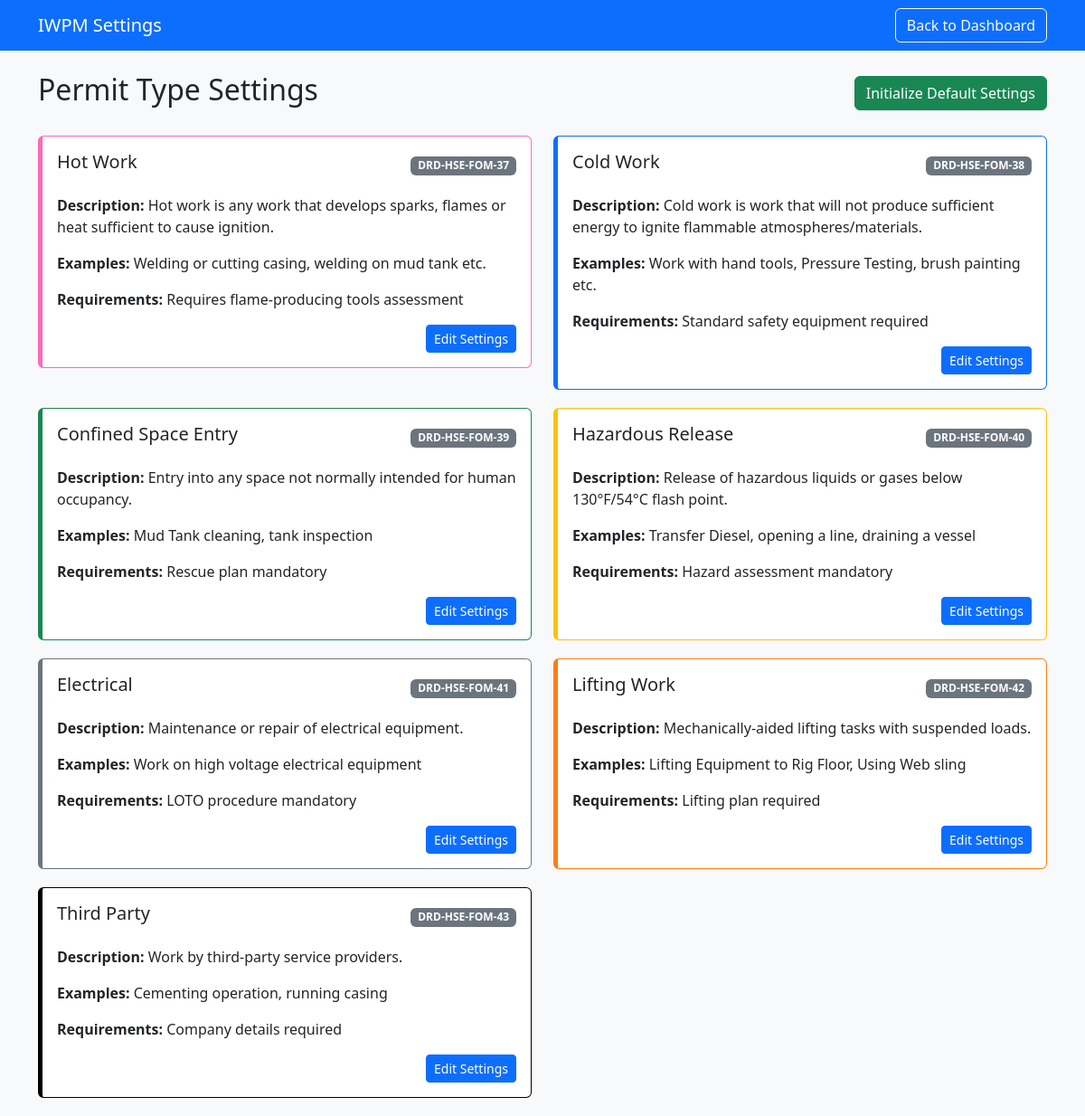
/settings (signed in), run on the app's committed database.
### main.py (models this page shows)
class Settings(db.Model):
    id = db.Column(db.Integer, primary_key=True)
    permit_type = db.Column(db.String(100), unique=True)
    form_number = db.Column(db.String(50))
    color_code = db.Column(db.String(20))
    description = db.Column(db.Text)
    examples = db.Column(db.Text)
    requirements = db.Column(db.Text)

### main.py (the view)
@app.route('/settings')
@login_required
def settings():
    if current_user.role != 'admin':
        flash('Access denied.', 'danger')
        return redirect(url_for('dashboard'))
    permit_types = Settings.query.all()  # Changed from settings to Settings
    users = User.query.all()  # Added for user management
    return render_template('settings.html', permit_types=permit_types, users=users)

### main.py (called while the page is built)
@login_manager.user_loader
def load_user(user_id):
    return User.query.get(int(user_id))

### templates/settings.html (shortened to what this page needs)
<!DOCTYPE html>
<html lang="en">
<head>
    <link href="https://cdn.jsdelivr.net/npm/bootstrap@5.3.0/dist/css/bootstrap.min.css" rel="stylesheet">
</head>
<body class="bg-light">
    <nav class="navbar navbar-dark bg-primary">
        <div class="container">
            <a class="navbar-brand" href="{{ url_for('dashboard') }}">IWPM Settings</a>
            <div>
                <a href="{{ url_for('dashboard') }}" class="btn btn-outline-light">Back to Dashboard</a>
            </div>
        </div>
    </nav>
    <div class="container mt-4">
        <div class="d-flex justify-content-between align-items-center mb-4">
            <h2>Permit Type Settings</h2>
            <a href="{{ url_for('initialize_settings') }}" class="btn btn-success">Initialize Default Settings</a>
        </div>
        <div class="row">
            {% for setting in permit_types %}
            <div class="col-md-6">
                <div class="card permit-card {{ setting.color_code }}">
                    <div class="card-body">
                        <div class="d-flex justify-content-between align-items-center mb-3">
                            <h5 class="card-title">{{ setting.permit_type }}</h5>
                            <span class="badge bg-secondary">{{ setting.form_number }}</span>
                        </div>
                        <p><strong>Description:</strong> {{ setting.description }}</p>
                        <p><strong>Examples:</strong> {{ setting.examples }}</p>
                        <p><strong>Requirements:</strong> {{ setting.requirements }}</p>
                        <div class="text-end">
                            <a href="{{ url_for('edit_setting', setting_id=setting.id) }}"
                               class="btn btn-primary btn-sm">
                                Edit Settings
                            </a>
                        </div>
                    </div>
                </div>
            </div>
            {% endfor %}
        </div>
    </div>
</body>
</html>

### templates/settings.html (style rules this page uses)
.permit-card { border-left: 5px solid; margin-bottom: 20px; }
.permit-card.PINK { border-color: #ff69b4; }
.permit-card.BLUE { border-color: #0d6efd; }
.permit-card.GREEN { border-color: #198754; }
.permit-card.YELLOW { border-color: #ffc107; }
.permit-card.GREY { border-color: #6c757d; }
.permit-card.ORANGE { border-color: #fd7e14; }
.permit-card.WHITE { border-color: #000000; }

### data on the page
Settings: permit_type "Hot Work", form_number "DRD-HSE-FOM-37", description "Hot work is any work that develops sparks, flames or heat sufficient to cause ignition.", examples "Welding or cutting casing, welding on mud tank etc.", requirements "Requires flame-producing tools assessment"
Settings: permit_type "Cold Work", form_number "DRD-HSE-FOM-38", description "Cold work is work that will not produce sufficient energy to ignite flammable atmospheres/materials.", examples "Work with hand tools, Pressure Testing, brush painting etc.", requirements "Standard safety equipment required"
Settings: permit_type "Confined Space Entry", form_number "DRD-HSE-FOM-39", description "Entry into any space not normally intended for human occupancy.", examples "Mud Tank cleaning, tank inspection", requirements "Rescue plan mandatory"
Settings: permit_type "Hazardous Release", form_number "DRD-HSE-FOM-40", description "Release of hazardous liquids or gases below 130°F/54°C flash point.", examples "Transfer Diesel, opening a line, draining a vessel", requirements "Hazard assessment mandatory"
Settings: permit_type "Electrical", form_number "DRD-HSE-FOM-41", description "Maintenance or repair of electrical equipment.", examples "Work on high voltage electrical equipment", requirements "LOTO procedure mandatory"
Settings: permit_type "Lifting Work", form_number "DRD-HSE-FOM-42", description "Mechanically-aided lifting tasks with suspended loads.", examples "Lifting Equipment to Rig Floor, Using Web sling", requirements "Lifting plan required"
Settings: permit_type "Third Party", form_number "DRD-HSE-FOM-43", description "Work by third-party service providers.", examples "Cementing operation, running casing", requirements "Company details required"
